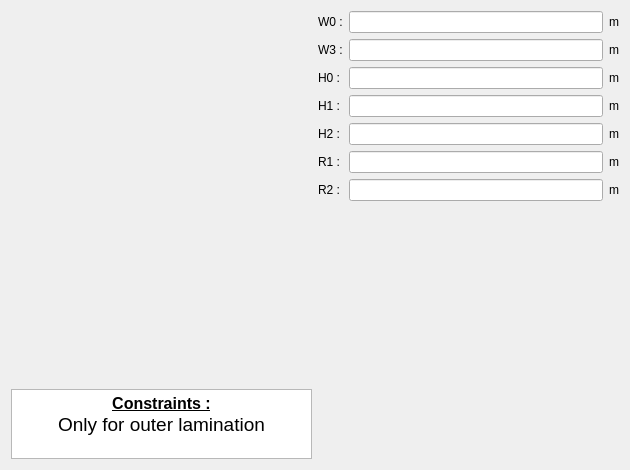
<?xml version="1.0" encoding="UTF-8"?>
<ui version="4.0">
 <class>PWSlot15</class>
 <widget class="QWidget" name="PWSlot15">
  <property name="geometry">
   <rect>
    <x>0</x>
    <y>0</y>
    <width>630</width>
    <height>470</height>
   </rect>
  </property>
  <property name="minimumSize">
   <size>
    <width>630</width>
    <height>470</height>
   </size>
  </property>
  <property name="maximumSize">
   <size>
    <width>16777215</width>
    <height>16777215</height>
   </size>
  </property>
  <property name="windowTitle">
   <string>Form</string>
  </property>
  <layout class="QHBoxLayout" name="horizontalLayout">
   <item>
    <layout class="QVBoxLayout" name="verticalLayout_2">
     <item>
      <widget class="QLabel" name="img_slot">
       <property name="sizePolicy">
        <sizepolicy hsizetype="Expanding" vsizetype="Expanding">
         <horstretch>0</horstretch>
         <verstretch>0</verstretch>
        </sizepolicy>
       </property>
       <property name="maximumSize">
        <size>
         <width>16777215</width>
         <height>16777215</height>
        </size>
       </property>
       <property name="text">
        <string/>
       </property>
       <property name="pixmap">
        <pixmap resource="../../../../Resources/pyleecan.qrc">:/images/images/MachineSetup/WSlot/Slot 15.PNG</pixmap>
       </property>
       <property name="scaledContents">
        <bool>true</bool>
       </property>
      </widget>
     </item>
     <item>
      <widget class="QTextEdit" name="txt_constraint">
       <property name="sizePolicy">
        <sizepolicy hsizetype="Expanding" vsizetype="Fixed">
         <horstretch>0</horstretch>
         <verstretch>0</verstretch>
        </sizepolicy>
       </property>
       <property name="maximumSize">
        <size>
         <width>16777215</width>
         <height>70</height>
        </size>
       </property>
       <property name="verticalScrollBarPolicy">
        <enum>Qt::ScrollBarAlwaysOff</enum>
       </property>
       <property name="html">
        <string>&lt;!DOCTYPE HTML PUBLIC &quot;-//W3C//DTD HTML 4.0//EN&quot; &quot;http://www.w3.org/TR/REC-html40/strict.dtd&quot;&gt;
&lt;html&gt;&lt;head&gt;&lt;meta name=&quot;qrichtext&quot; content=&quot;1&quot; /&gt;&lt;style type=&quot;text/css&quot;&gt;
p, li { white-space: pre-wrap; }
&lt;/style&gt;&lt;/head&gt;&lt;body style=&quot; font-family:'MS Shell Dlg 2'; font-size:7.8pt; font-weight:400; font-style:normal;&quot;&gt;
&lt;p align=&quot;center&quot; style=&quot; margin-top:0px; margin-bottom:0px; margin-left:0px; margin-right:0px; -qt-block-indent:0; text-indent:0px;&quot;&gt;&lt;span style=&quot; font-size:12pt; font-weight:600; text-decoration: underline;&quot;&gt;Constraints :&lt;/span&gt;&lt;/p&gt;
&lt;p align=&quot;center&quot; style=&quot; margin-top:0px; margin-bottom:0px; margin-left:0px; margin-right:0px; -qt-block-indent:0; text-indent:0px;&quot;&gt;&lt;span style=&quot; font-size:14pt;&quot;&gt;Only for outer lamination&lt;/span&gt;&lt;/p&gt;&lt;/body&gt;&lt;/html&gt;</string>
       </property>
       <property name="textInteractionFlags">
        <set>Qt::TextSelectableByKeyboard|Qt::TextSelectableByMouse</set>
       </property>
      </widget>
     </item>
    </layout>
   </item>
   <item>
    <layout class="QVBoxLayout" name="verticalLayout">
     <item>
      <layout class="QGridLayout" name="gridLayout">
       <item row="0" column="0">
        <widget class="QLabel" name="in_W0">
         <property name="text">
          <string>W0 :</string>
         </property>
        </widget>
       </item>
       <item row="0" column="1">
        <widget class="FloatEdit" name="lf_W0"/>
       </item>
       <item row="0" column="2">
        <widget class="QLabel" name="unit_W0">
         <property name="text">
          <string>m</string>
         </property>
        </widget>
       </item>
       <item row="1" column="0">
        <widget class="QLabel" name="in_W3">
         <property name="text">
          <string>W3 :</string>
         </property>
        </widget>
       </item>
       <item row="1" column="1">
        <widget class="FloatEdit" name="lf_W3"/>
       </item>
       <item row="1" column="2">
        <widget class="QLabel" name="unit_W3">
         <property name="text">
          <string>m</string>
         </property>
        </widget>
       </item>
       <item row="2" column="0">
        <widget class="QLabel" name="in_H0">
         <property name="text">
          <string>H0 :</string>
         </property>
        </widget>
       </item>
       <item row="2" column="1">
        <widget class="FloatEdit" name="lf_H0"/>
       </item>
       <item row="2" column="2">
        <widget class="QLabel" name="unit_H0">
         <property name="text">
          <string>m</string>
         </property>
        </widget>
       </item>
       <item row="3" column="0">
        <widget class="QLabel" name="in_H1">
         <property name="text">
          <string>H1 :</string>
         </property>
        </widget>
       </item>
       <item row="3" column="1">
        <widget class="FloatEdit" name="lf_H1"/>
       </item>
       <item row="3" column="2">
        <widget class="QLabel" name="unit_H1">
         <property name="text">
          <string>m</string>
         </property>
        </widget>
       </item>
       <item row="4" column="0">
        <widget class="QLabel" name="in_H2">
         <property name="text">
          <string>H2 :</string>
         </property>
        </widget>
       </item>
       <item row="4" column="1">
        <widget class="FloatEdit" name="lf_H2"/>
       </item>
       <item row="4" column="2">
        <widget class="QLabel" name="unit_H2">
         <property name="text">
          <string>m</string>
         </property>
        </widget>
       </item>
       <item row="5" column="0">
        <widget class="QLabel" name="in_R1">
         <property name="text">
          <string>R1 :</string>
         </property>
        </widget>
       </item>
       <item row="5" column="1">
        <widget class="FloatEdit" name="lf_R1"/>
       </item>
       <item row="5" column="2">
        <widget class="QLabel" name="unit_R1">
         <property name="text">
          <string>m</string>
         </property>
        </widget>
       </item>
       <item row="6" column="0">
        <widget class="QLabel" name="in_R2">
         <property name="text">
          <string>R2 :</string>
         </property>
        </widget>
       </item>
       <item row="6" column="1">
        <widget class="FloatEdit" name="lf_R2"/>
       </item>
       <item row="6" column="2">
        <widget class="QLabel" name="unit_R2">
         <property name="text">
          <string>m</string>
         </property>
        </widget>
       </item>
      </layout>
     </item>
     <item>
      <widget class="WWSlotOut" name="w_out" native="true"/>
     </item>
    </layout>
   </item>
  </layout>
 </widget>
 <customwidgets>
  <customwidget>
   <class>FloatEdit</class>
   <extends>QLineEdit</extends>
   <header>......GUI/Tools/FloatEdit.h</header>
  </customwidget>
  <customwidget>
   <class>WWSlotOut</class>
   <extends>QWidget</extends>
   <header>......GUI.Dialog.DMachineSetup.SWSlot.WWSlotOut.WWSlotOut.h</header>
   <container>1</container>
  </customwidget>
 </customwidgets>
 <tabstops>
  <tabstop>lf_W0</tabstop>
  <tabstop>lf_W3</tabstop>
  <tabstop>lf_H0</tabstop>
  <tabstop>lf_H1</tabstop>
  <tabstop>lf_H2</tabstop>
 </tabstops>
 <resources>
  <include location="../../../../Resources/pyleecan.qrc"/>
 </resources>
 <connections/>
</ui>
